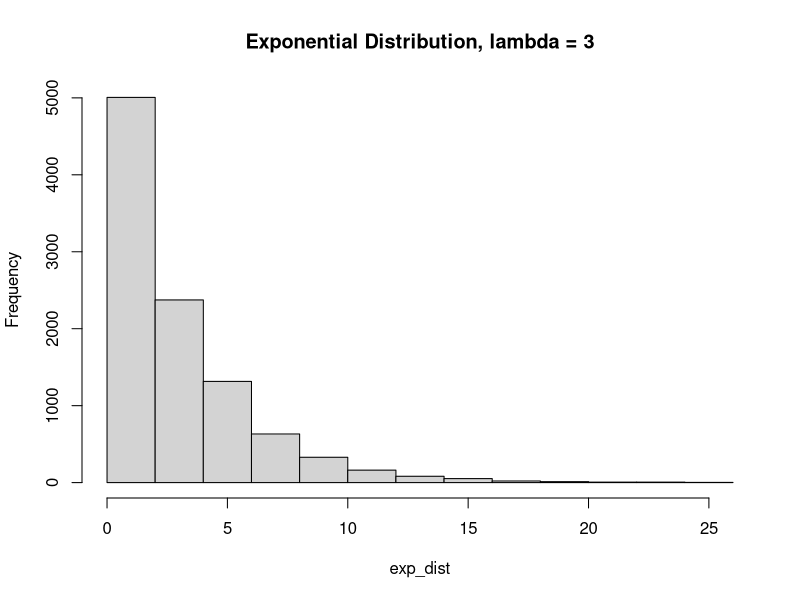
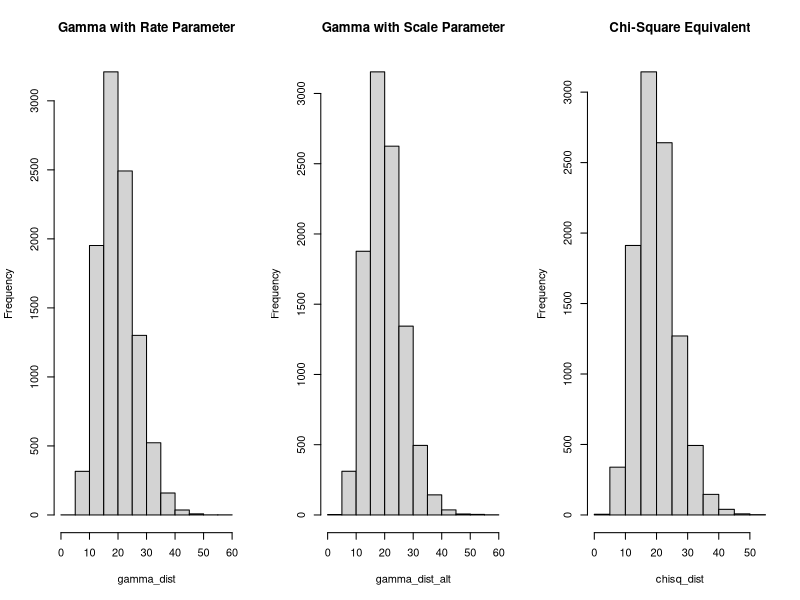
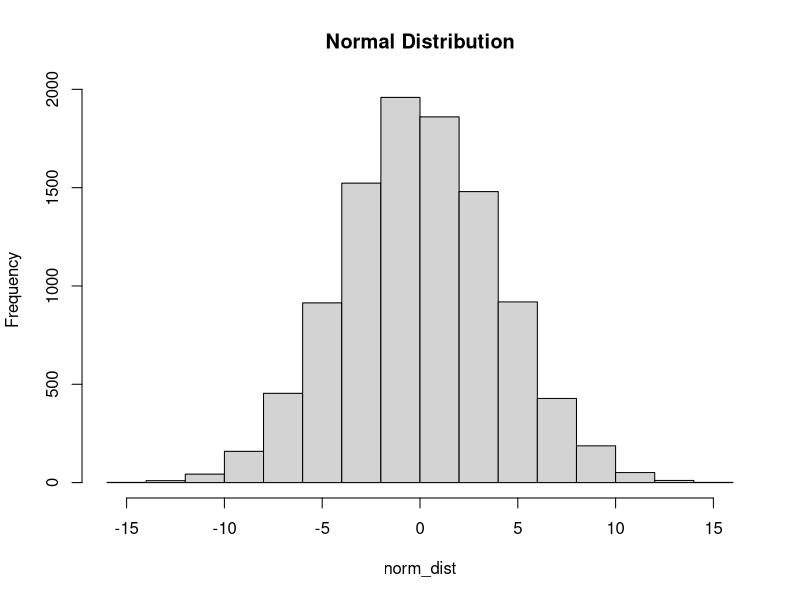
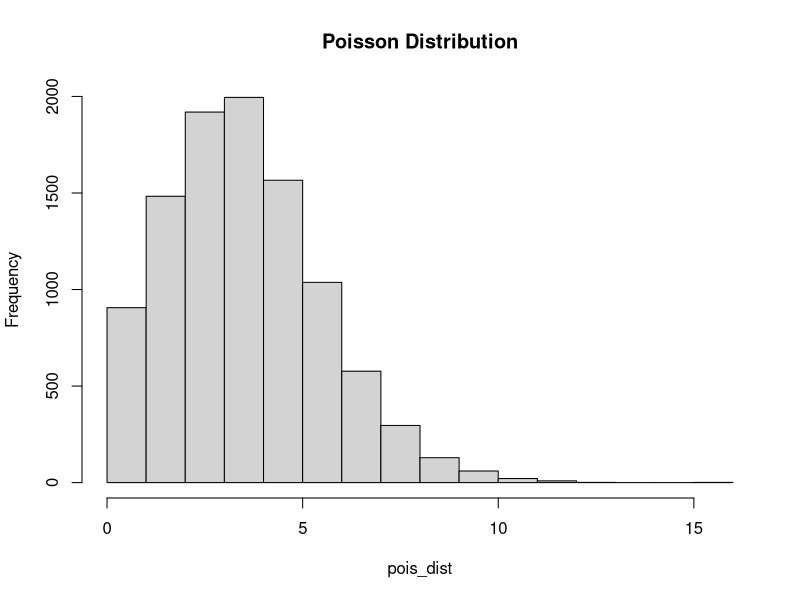

These figures' R source, in order: (Note: a time limit stopped this script after it produced the figures.)
###############################################
## PURPOSE: Simulations for Linear Models    ##
## BY:      Kevin Josey                      ##
###############################################

# Dependencies ------------------------------------------------------------

library(nlme) # for gls()
set.seed(06041989) # for replication purposes


# Generating Random Variables ---------------------------------------------

n <- 10000

## Continuous Random Variables

# Exponential
exp_dist <- rexp(n, rate = 1/3)
hist(exp_dist, main = "Exponential Distribution, lambda = 3")

par(mfrow = c(1,3)) # 3 panel plots

# Gamma
gamma_dist <- rgamma(n, shape = 20/2, rate = 1/2)
hist(gamma_dist, main = "Gamma with Rate Parameter")
gamma_dist_alt <- rgamma(n, shape = 20/2, scale = 2)
hist(gamma_dist_alt, main = "Gamma with Scale Parameter")

# Chi-square: special case of gamma
chisq_dist <- rchisq(n, df = 20)
hist(chisq_dist, main = "Chi-Square Equivalent")

# Normal
par(mfrow = c(1,1))
norm_dist <- rnorm(n, mean = 0, sd = 4)
hist(norm_dist, main = "Normal Distribution")

## Discrete Random Variables

# Poisson
pois_dist <- rpois(n, lambda = 4)
hist(pois_dist, main = "Poisson Distribution")

# Bernoulli
bern_dist <- rbinom(n, size = 1, prob = 1/3)
table(bern_dist)


# Probability Integral Transformation -------------------------------------

U <- runif(n)

# Exponential
lambda <- 3
Y <- -lambda*log(1-U)
mean(Y) # mean = lambda
var(Y) # var = lambda^2

# f(x) = 1/2 cos(x); F(X) = 1/2 sin(X) + 1/2; -pi/2 < X < pi/2
X <- asin(2*U - 1)
mean(X) # mean = 0
var(X) # var = 1/4*(pi^2-8)


# General Linear Model ----------------------------------------------------

## One-way ANOVA

rm(list = ls())

# Design Matrix
n1 <- 15 # sample size for group 1
n2 <- 20 # sample size for group 2
n3 <- 25 # sample size for group 3
n <- n1 + n2 + n3

grp <- factor( rep(1:3, times = c(n1,n2,n3)) )
X <- model.matrix(~ 0 + grp) 
# cell means coding (only time I will use this)

# Random Reponses
e <- rnorm(n, sd = 1.5) # mse = 2.25
mu <- c(1,1,2) # parameters

y <- X %*% mu + e

# Fitting the Model
one_way_fit <- lm(y ~ 0 + grp) # note that we remove the intercept
summary(one_way_fit)

# ANOVA by Hand
C <- rbind(c(1, -1, 0),
           c(1, 0, -1)) # contrast matrix
mu_hat <- solve(t(X) %*% X) %*% t(X) %*% y # OLS estimator
rmse <- t(y - X %*% mu_hat) %*% (y - X %*% mu_hat) / (n - 3) # residual MSE

I <- diag(1, nrow = n, ncol = n)
proj_mat <- X %*% solve(t(X) %*% X) %*% t(X) # projection matrix
rmse_alt <- t(y) %*% (I - proj_mat) %*% y / (n - 3) # alternative RSME

mu_0 <- c(1,1,1) # null hypothesis
mu_var <- solve(t(X) %*% X) * as.vector(rmse) # variance of mu.hat

wald_stat <- t(C %*% (mu_hat - mu_0)) %*% solve(C %*% mu_var %*% t(C)) %*% (C %*% (mu_hat - mu_0)) / 2 # Wald statistic

pval <- pf(wald_stat, 2, 57, lower.tail = FALSE) # p-value

anova(lm(y ~ grp)) # check

## Two-Way ANOVA w/ interaction

rm(list = ls())

# Design Matrix (factor 1: 3 lvls, factor 2: 2 levels; balanced design)
n1 <- 30
n2 <- 30
n3 <- 30

m1 <- m2 <- 45

a1 <- factor( rep(1:3, times = c(n1,n2,n3)) )
a2 <- factor( rep(1:2, times = (m1 + m2)/2) )

X <- model.matrix(~ a1*a2) # reference cell coding, full rank matrix

# Response
e <- rnorm(nrow(X), sd = 1.5) # MSE = 2.25; independence
beta <- c(10, 1, -1, 2, 0.5, -0.5) # c(int, factor1.2, factor1.3, factor2.2, factor1.2:factor2.2, factor1.3:factor2.2)

y <- X %*% beta + e

# Fitting the Model
two_way_fit <- lm(y ~ a1*a2)
anova(two_way_fit)
summary(two_way_fit)


# Repeated Measures ANOVA ----------------------------------------------

rm(list = ls())

p <- 2 # repeated measurements

# Covariance Matrix
R <- matrix(1, nrow = p, ncol = p)
G <- diag(2, nrow = p, ncol = p)

V <- R + G # W/I subject covariance

# Design Matrix
n1 <- 100 # sample size for group 1
n2 <- 100 # sample size for group 2
n3 <- 100 # sample size for group 3
n <- n1 + n2 + n3

grp <- factor( rep(1:3, times = c(n1*p,n2*p,n3*p)) )
time <- factor( rep(1:p, times = n) )
X <- model.matrix(~ grp*time) # reference cell coding
id <- rep(1:n, each = p) # id indexing clusters

# Responses
beta <- c(10, 1, 2, 0.2, -0.1, 0.1) 
# c(int, grp2, grp3, time2, grp2*time2, grp3*time2)

E <- matrix(NA, nrow = n, ncol = p)
# vectorizing the error matrix only works when each
# independent sampling unit has an equal number of planned 
# repeated measurements.

for (i in 1:n) {
  
  E[i,] <- t(chol(V)) %*% rnorm(p, mean = 0, sd = 1)
  # want L not U in LU Decomposition
  
}

e <- as.vector(t(E)) # vectorize by rows of the error matrix 
y <- X %*% beta + e

# Fit Mixed Model
cs_fit <- gls(y ~ grp*time, correlation = corCompSymm(form = ~1|id)) # generalized least squares (nlme)
summary(cs_fit) # ICC = 1/(1+2) = 0.3333 = rho
anova(cs_fit)

# Difference in Differences Hypothesis by Hand ( test interactions )

L <- rbind(c(0,0,0,0,1,0),
           c(0,0,0,0,0,1)) # contrast matrix

nu_1 <- 2 # numerator degrees of freedom
nu_2 <- n - 3 # residual degrees of freedom

beta_hat <- coef(cs_fit) # estimate
theta_hat <- L %*% beta_hat # contrast estimates
theta_0 <- as.matrix( c(0, 0) ) # null hypothesis

# if you can find a better way of extract the covariance estimate, please let me know
V_tmp <- matrix(coef(cs_fit$modelStruct$corStruct, unconstrained = FALSE), nrow = p, ncol = p) 
diag(V_tmp) <- 1
V_hat <- V_tmp*cs_fit$sigma^2 # within subject variance estimate
Sig_hat <- kronecker(diag(1, nrow = n, ncol = n), V_hat) # expand V

wald_var <- solve(L %*% solve(t(X) %*% solve(Sig_hat) %*% X) %*% t(L)) # variance of theta_hat
wald_stat <- t(theta_hat - theta_0) %*% wald_var %*% (theta_hat - theta_0) / nu_1 # wald statistic

pval <- pf(wald_stat, nu_1, nu_2, lower.tail = FALSE) # p-value


# Power and Sample Size ---------------------------------------------------

## Power

# Monte Carlo Simulation for Power
# Fix: sample size, nuisance parameters, covariates
# For each true beta (effect size more or less):
# (1) Generate 10,000 samples. 
# (2) Run the desired hypothesis test for each sample.
# (3) Save whether you rejected the null or not.
# (4) Proportion of samples that reject is the empirical power

rm(list = ls())

iter <- 10000 # no. of iterations
n1 <- 15 # sample size group 1
n2 <- 20 # sample size group 2
n3 <- 25 # sample size group 3

grp <- factor( rep(1:3, times = c(n1,n2,n3)) )
X <- model.matrix(~ grp) # Reference Cell Coding

sd <- 3 # MSE = 9, independent
scen <- seq(0, 3, by = 0.5)

out <- vector(mode = "numeric", length = length(scen)) # initialize output

for(j in 1:length(scen)) { # nested for loops are bad, see if you can't improve this with the apply class of functions
  
  beta <- c(1, 0, scen[j]) # concentrated effects
  n_reject <- 0 # initialize rejection count

  for (i in 1:iter) {
  
    e <- rnorm(nrow(X), sd = sd) # residual error
    y <- X %*% beta + e
  
    fit <- lm(y ~ grp) # fitted model
    a <- anova(fit)
  
    n_reject <- n_reject + ( a$`F value`[1] > qf(0.95, 2, 57) ) 
    # ndf = rank(C) = 2, ddf = N - rank(X) = 60 - 3 = 57
  
  }
  
  out[j] <- n_reject/iter
    
}

pow <- cbind(scen, out)
plot(out ~ scen, data = pow, type = "l", lwd = 2,
     ylab = "Power", xlab = "Concentrated Effect Size", 
     main = "Power with Respect to Concentrated Effects")
abline(h = 0.8, col = "red", lty = 3, lwd = 2)
segments(x0 = 2.5, y0 = -0.1, y1 = 0.8, lty = 3, col = "red", lwd = 2)

## Sample Size

# Consider an equal allocation study (group sample sizes are equal)
# Fix coefficients and nuisance parameters
# Similar procedure as sample size with a few modifications

rm(list = ls())

iter <- 10000 # no. of iterations
sd <- 3 # mse = 9
try_n <- seq(5, 50, by = 5) # test different sample sizes
beta <- c(1, 0, 2) # note this is our effect size

out <- vector(mode = "numeric", length = length(try_n)) # initialize output

for(j in 1:length(try_n)) { # nested for loops are bad, see if you can't improve this with the apply class of functions
  
  n <- try_n[j]
  grp <- factor( rep(1:3, each = n) )
  X <- model.matrix(~ grp) # Reference Cell Coding
  n_reject <- 0 # initialize rejection count
  
  for (i in 1:iter) {
    
    e <- rnorm(nrow(X), sd = sd) 
    y <- X %*% beta + e
    
    fit <- lm(y ~ grp) # fitted model
    a <- anova(fit)
    
    n_reject <- n_reject + ( a$`F value`[1] > qf(0.95, 2, 57) ) 
    # ndf = rank(C) = 2, ddf = N - rank(X) = 60 - 3 = 57
    
  }
  
  out[j] <- n_reject/iter
  
}

samp_size <- cbind(try_n, out)
